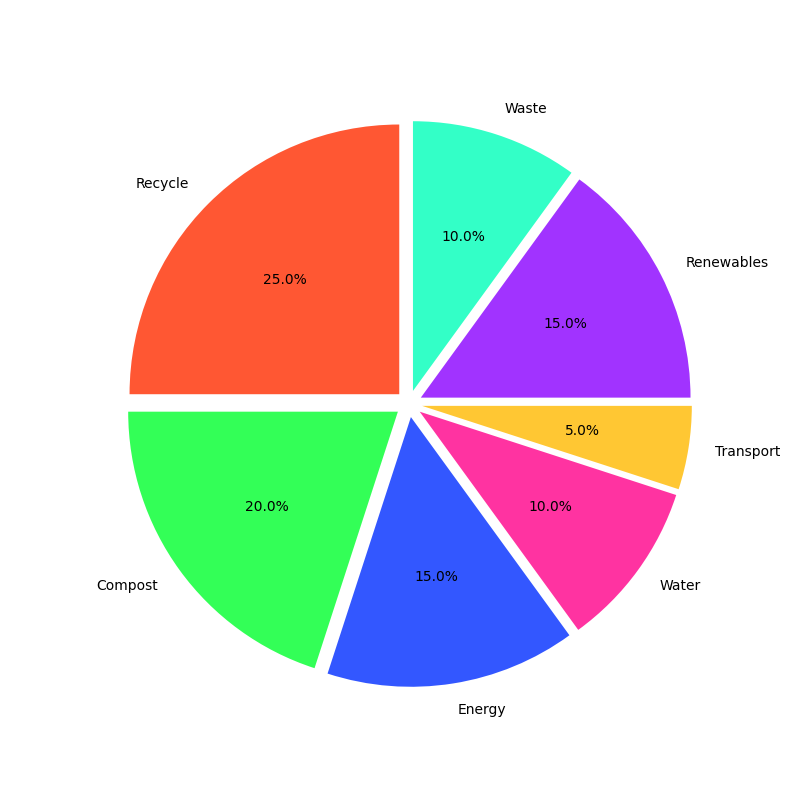

Write the Python code that produced this figure.
import matplotlib.pyplot as plt

labels = ['Recycle', 'Compost', 'Energy', 'Water', 'Transport', 'Renewables', 'Waste']
percentages = [25, 20, 15, 10, 5, 15, 10]
# New set of colors
colors = ['#FF5733', '#33FF57', '#3357FF', '#FF33A1', '#FFC733', '#A133FF', '#33FFC7']

fig, ax = plt.subplots(figsize=(8, 8))
ax.pie(
    percentages,
    colors=colors,
    startangle=90,
    labels=labels,
    autopct='%1.1f%%',
    explode=(0.05, 0.05, 0.05, 0.05, 0.05, 0.05, 0.05)
)

ax.axis('equal')

plt.show()
